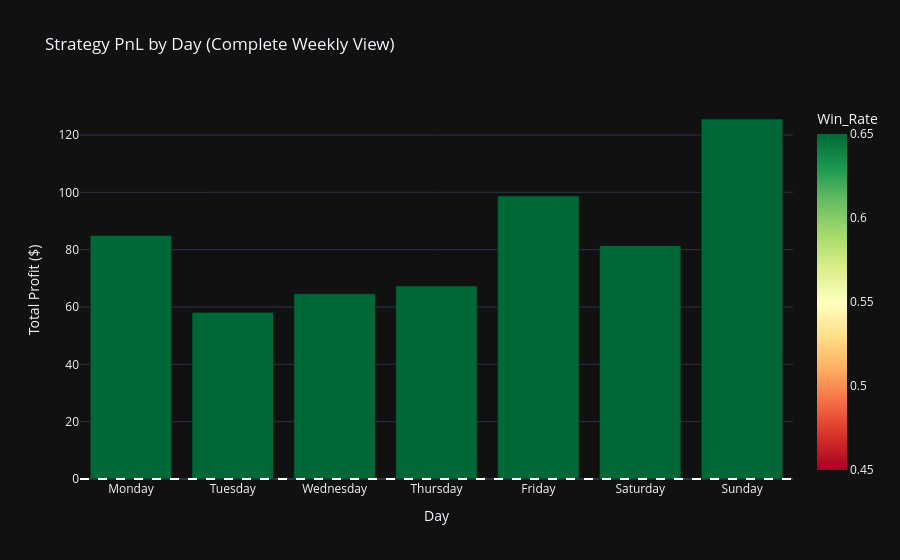

Notebook cell for this chart:
### Code cell
# Cell 10 (Weekday vs. Weekend Seasonality - Detailed Summary)
import plotly.express as px
import pandas as pd

# 1. ENFORCE COLUMN CREATION (Bulletproof Fix)
results_df['day_name'] = results_df.index.day_name()
results_df['dayofweek'] = results_df.index.dayofweek

# 2. Master Calendar for proper ordering
day_order = ['Monday', 'Tuesday', 'Wednesday', 'Thursday', 'Friday', 'Saturday', 'Sunday']
all_days = pd.DataFrame({'day_name': day_order, 'dayofweek': range(7)})

# 3. Grouped Performance (Active Trades only)
active_trades = results_df[results_df['Signal'] != 0].copy()

if not active_trades.empty:
    daily_stats = active_trades.groupby(['dayofweek', 'day_name']).agg(
        Total_Trades=('Signal', 'count'),
        Win_Rate=('PnL', lambda x: (x > 0).mean()),
        Total_PnL=('PnL', 'sum')
    ).reset_index()
    
    # 4. MERGE with All-Days (Ensures Mon-Sun view)
    daily_performance = pd.merge(all_days, daily_stats, on=['dayofweek', 'day_name'], how='left').fillna(0)
    
    # 5. Visual Display
    fig = px.bar(daily_performance.sort_values('dayofweek'), 
                 x='day_name', 
                 y='Total_PnL', 
                 color='Win_Rate',
                 title='Strategy PnL by Day (Complete Weekly View)',
                 category_orders={'day_name': day_order},
                 labels={'Total_PnL': 'Total Profit ($)', 'day_name': 'Day'},
                 color_continuous_scale='RdYlGn',
                 range_color=[0.45, 0.65],
                 template='plotly_dark')
    fig.add_hline(y=0, line_dash="dash", line_color="white")
    fig.show()

    # 6. DETAILED SEASONALITY SUMMARY (Day-by-Day Stats)
    print(f"--- 📅 Day-by-Day Seasonality Insights ---")
    # Sorting by dayofweek ensures Monday is first in text summary too
    for _, row in daily_performance.sort_values('dayofweek').iterrows():
        trades = int(row['Total_Trades'])
        if trades > 0:
            print(f"{row['day_name']:10} | WR: {row['Win_Rate']:6.2%} | Trades: {trades:4} | PnL: ${row['Total_PnL']:8.2f}")
        else:
            print(f"{row['day_name']:10} | No trades approved.")
            
    # 7. Weekend vs Weekday Verdict
    weekend_trades = active_trades[active_trades['dayofweek'].isin([5, 6])]
    weekday_trades = active_trades[~active_trades['dayofweek'].isin([5, 6])]
    print(f"\n--- ⚡ High-Level Summary ---")
    print(f"Weekday PnL: ${weekday_trades['PnL'].sum():.2f} (WR: {weekday_trades['PnL'].gt(0).mean():.2%})")
    print(f"Weekend PnL: ${weekend_trades['PnL'].sum():.2f} (WR: {weekend_trades['PnL'].gt(0).mean():.2%})")
else:
    print("⚠️ No trades approved in backtest. Adjust threshold or run Cell 5 again.")

### Figure 1 — Plotly figure (JSON) as saved in the notebook; plotly's stock layout.template omitted (floating-point values rounded to 4 significant figures)
{"data": [{"hovertemplate": "Day=%{x}<br>Total Profit ($)=%{y}<br>Win_Rate=%{marker.color}<extra></extra>", "legendgroup": "", "marker": {"color": [0.8992, 0.8983, 0.8835, 0.8705, 0.9024, 0.8607, 0.8793], "coloraxis": "coloraxis", "pattern": {"shape": ""}}, "name": "", "orientation": "v", "showlegend": false, "textposition": "auto", "type": "bar", "x": ["Monday", "Tuesday", "Wednesday", "Thursday", "Friday", "Saturday", "Sunday"], "xaxis": "x", "y": [84.94, 58.11, 64.58, 67.32, 98.71, 81.4, 125.6], "yaxis": "y"}], "layout": {"barmode": "relative", "coloraxis": {"cmax": 0.65, "cmin": 0.45, "colorbar": {"title": {"text": "Win_Rate"}}, "colorscale": [[0, "rgb(165,0,38)"], [0.1, "rgb(215,48,39)"], [0.2, "rgb(244,109,67)"], [0.3, "rgb(253,174,97)"], [0.4, "rgb(254,224,139)"], [0.5, "rgb(255,255,191)"], [0.6, "rgb(217,239,139)"], [0.7, "rgb(166,217,106)"], [0.8, "rgb(102,189,99)"], [0.9, "rgb(26,152,80)"], [1, "rgb(0,104,55)"]]}, "legend": {"tracegroupgap": 0}, "shapes": [{"line": {"color": "white", "dash": "dash"}, "type": "line", "x0": 0, "x1": 1, "xref": "x domain", "y0": 0, "y1": 0, "yref": "y"}], "title": {"text": "Strategy PnL by Day (Complete Weekly View)"}, "xaxis": {"anchor": "y", "categoryarray": ["Monday", "Tuesday", "Wednesday", "Thursday", "Friday", "Saturday", "Sunday"], "categoryorder": "array", "domain": [0, 1], "title": {"text": "Day"}}, "yaxis": {"anchor": "x", "domain": [0, 1], "title": {"text": "Total Profit ($)"}}}}
